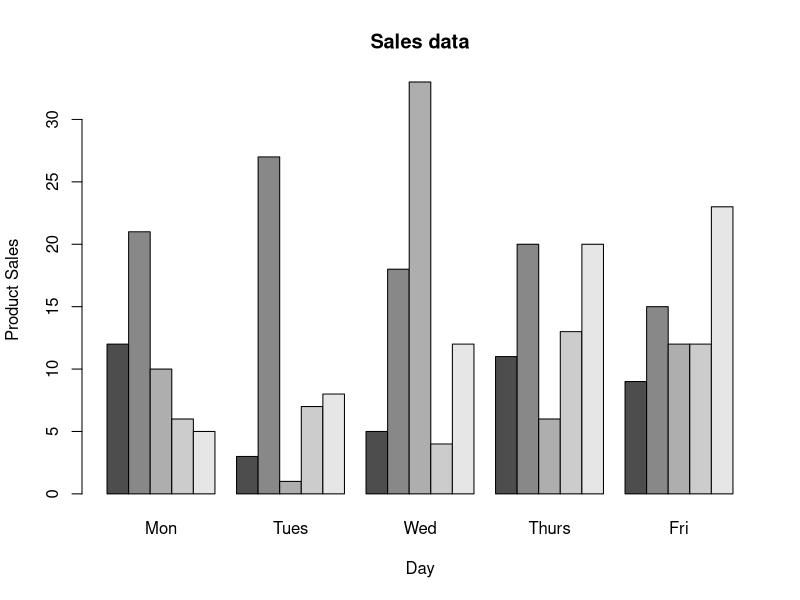

This chart was generated by the following R code:
bread <- c(12, 3, 5, 11, 9)
milk <- c(21, 27, 18, 20, 15)
cola <- c(10, 1, 33, 6, 12)
chocolate <- c(6, 7, 4, 13, 12)
detergent <- c(5, 8, 12, 20, 23)

sales <- rbind(bread, milk, cola, chocolate, detergent)

colnames(sales) <- c("Mon", "Tues", "Wed", "Thurs", "Fri")

png("q11.png", width = 800, height = 600)
barplot(
    sales,
    beside = TRUE,
    main = "Sales data",
    ylab = "Product Sales",
    xlab = "Day"
)
dev.off()
